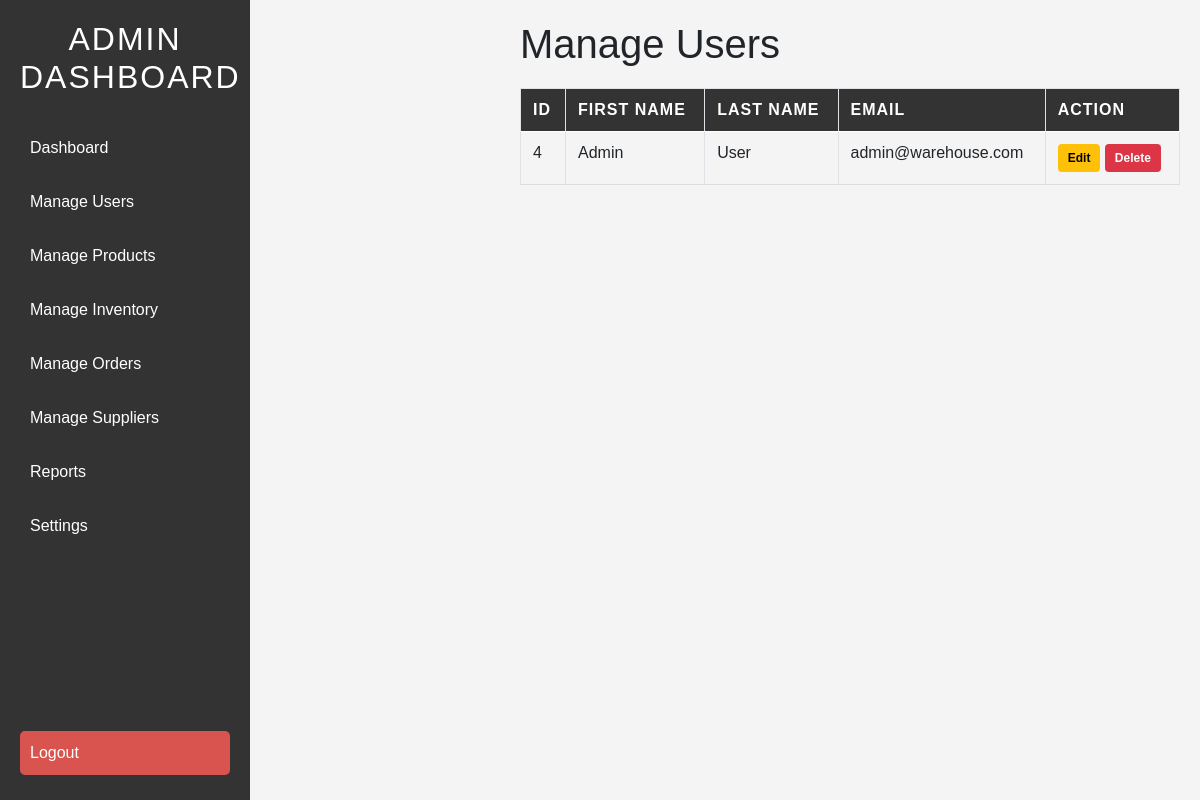
The page /warehouse/warehouse/manage_users.php (signed in) on the database its author committed.
### tables this page shows
CREATE TABLE `users` (
  `id` int(11) NOT NULL,
  `fname` varchar(255) NOT NULL,
  `lname` varchar(255) NOT NULL,
  `email` varchar(255) NOT NULL,
  `password` varchar(255) NOT NULL,
  `role` enum('admin','staff') NOT NULL DEFAULT 'staff',
  `created_at` timestamp NOT NULL DEFAULT current_timestamp()
);

### warehouse/warehouse/manage_users.php (the view, shortened to what this page needs)
<?php
include 'db.php';
include 'sidebar.php';
$query = "SELECT * FROM users";
$result = $conn->query($query);
?>
<!DOCTYPE html>
<html lang="en">
<head>
    <link href="https://cdn.jsdelivr.net/npm/bootstrap@5.0.2/dist/css/bootstrap.min.css" rel="stylesheet">
</head>
<body>
    <div class="main-content">
        <h1>Manage Users</h1>
        <table class="table table-bordered">
            <thead class="bg-dark text-light">
                <tr>
                    <th>ID</th>
                    <th>First Name</th>
                    <th>Last Name</th>
                    <th>Email</th>
                    <th>Action</th>
                </tr>
            </thead>
            <tbody>
                <?php while ($row = $result->fetch_assoc()) { ?>
                    <tr>
                        <td><?php echo $row['id']; ?></td>
                        <td><?php echo $row['fname']; ?></td>
                        <td><?php echo $row['lname']; ?></td>
                        <td><?php echo $row['email']; ?></td>
                        <td>
                            <a href="update_user.php?id=<?php echo $row['id']; ?>" class="btn btn-warning btn-sm">Edit</a>
                            <a href="manage_users.php?delete=<?php echo $row['id']; ?>" class="btn btn-danger btn-sm" onclick="return confirm('Are you sure?');">Delete</a>
                        </td>
                    </tr>
                <?php } ?>
            </tbody>
        </table>
    </div>
</body>
</html>

### warehouse/warehouse/manage_users.php (style rules this page uses)
body { font-family: 'Arial', sans-serif; background-color: #f4f4f4; margin: 0; padding: 0; display: flex; min-height: 100vh; width: 100%; overflow-x: hidden; }
.main-content { flex: 1; padding: 20px; margin-left: 250px; width: calc(100% - 250px); }
.table { margin-top: 20px; border-collapse: collapse; width: 100%; }
.table th, .table td { padding: 12px; text-align: left; border-bottom: 1px solid #ddd; }
.table th { background-color: #333; color: #fff; text-transform: uppercase; letter-spacing: 1px; }
.btn-warning { background-color: #ffc107; border: none; border-radius: 4px; padding: 5px 10px; font-weight: bold; }
.btn-danger { background-color: #dc3545; border: none; border-radius: 4px; padding: 5px 10px; font-weight: bold; }
.btn-sm { font-size: 12px; }
.bg-dark { background-color: #333 !important; }
.text-light { color: #fff !important; }

### rows shown on the page
users: id "4", fname "Admin", lname "User", email "admin@warehouse.com"
